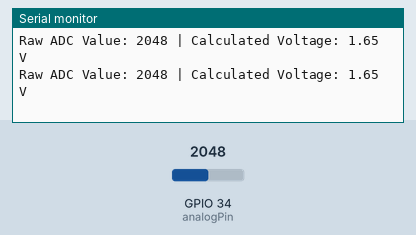
Recording of a sketch running on a simulated ESP32. Shown: the last lines printed to the serial monitor. Inputs (shaded band) come from the test bench; at power-on: GPIO 34 (analogPin) = 2048.

Above: at 1.2 s.
1.3 s: GPIO 34 (analogPin) set to 2866
At 1.31 s:
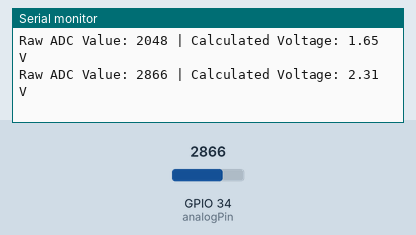
2.8 s: GPIO 34 (analogPin) set to 3603
At 2.82 s:
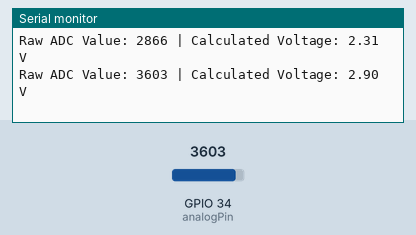
Timing chart, 0 to 5.8 s (numbered marks = the images above; inputs shaded):
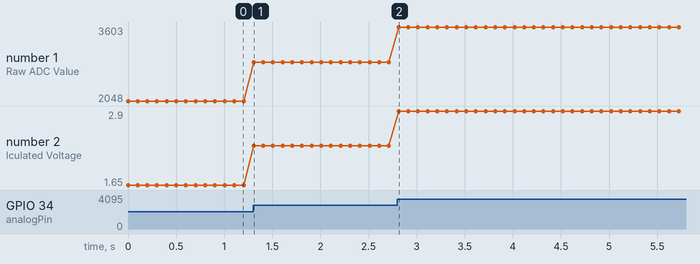

The sketch:

ADC.ino
```cpp
// Define the safe ADC1 channel pin (GPIO 34) for analog input operations
const int analogPin = 34;

// Global tracking variable for loop execution pacing (100 milliseconds)
int dt = 100;

void setup() {
  // Initialize the primary hardware UART interface at a high-speed transmission rate of 115200 baud
  Serial.begin(115200);

  // Configure the designated GPIO pin explicitly as an input stage
  pinMode(analogPin, INPUT);
}

void loop() {
  // Sample the internal 12-bit successive-approximation register (SAR) ADC (Returns 0 to 4095)
  int rawVal = analogRead(analogPin);

  // Convert the digitized quantization steps back into physical absolute voltage values
  // Implicit type promotion handles precision fractional calculation due to the 4095.0 float literal
  float voltage = (rawVal / 4095.0) * 3.3;

  // Stream telemetry data back to the host machine over the virtual COM port (USB-UART bridge)
  Serial.print("Raw ADC Value: ");
  Serial.print(rawVal);

  Serial.print(" | Calculated Voltage: ");
  Serial.print(voltage);
  Serial.println(" V");

  // Non-blocking wait interval to throttle system telemetry frequency and optimize CPU overhead
  delay(dt);
}
```

Measured:
- after the input at 1.3 s, the serial monitor: prints a new line at once (image 1)
- after the input at 2.8 s, the serial monitor: prints a new line at once (image 2)
- plotted number 1: 2048 → 2866 after the input at 1.3 s, 2866 → 3603 after the input at 2.8 s
- plotted number 2: 1.65 → 2.31 after the input at 1.3 s, 2.31 → 2.9 after the input at 2.8 s
